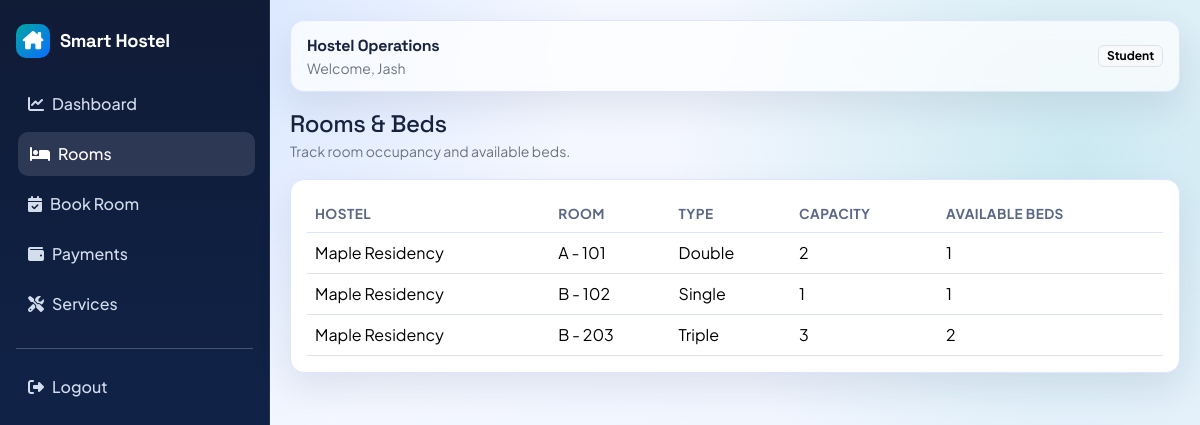
/rooms (signed in), run on the app's committed database.
### accounts/models.py (models this page shows, shortened)
class User(AbstractUser):
	ROLE_ADMIN = "admin"
	ROLE_STUDENT = "student"
	ROLE_CHOICES = [
		(ROLE_ADMIN, "Admin"),
		(ROLE_STUDENT, "Student"),
	]
	role = models.CharField(max_length=20, choices=ROLE_CHOICES, default=ROLE_STUDENT)

### hostel/models.py (models this page shows, shortened)
class Room(models.Model):
	TYPE_SINGLE = "single"
	TYPE_DOUBLE = "double"
	TYPE_TRIPLE = "triple"
	TYPE_DORM = "dorm"
	ROOM_TYPE_CHOICES = [
		(TYPE_SINGLE, "Single"),
		(TYPE_DOUBLE, "Double"),
		(TYPE_TRIPLE, "Triple"),
		(TYPE_DORM, "Dorm"),
	]
	hostel = models.ForeignKey(Hostel, on_delete=models.CASCADE, related_name="rooms")
	room_number = models.CharField(max_length=30)
	room_type = models.CharField(max_length=20, choices=ROOM_TYPE_CHOICES)
	capacity = models.PositiveIntegerField()
	available_beds = models.IntegerField(default=0)
	class Meta:
		ordering = ["room_number"]
		unique_together = ("hostel", "room_number")

class Hostel(models.Model):
	name = models.CharField(max_length=120)
	location = models.CharField(max_length=255)
	created_at = models.DateTimeField(auto_now_add=True)
	class Meta:
		ordering = ["name"]

### hostel/views.py (the view)
# urls.py: path("rooms", room_list_view, name="rooms"),
@login_required
def room_list_view(request):
	rooms = Room.objects.select_related("hostel")
	return render(request, "hostel/rooms.html", {"rooms": rooms})

### templates/hostel/rooms.html (shortened to what this page needs)
{% extends "base.html" %}
{% block content %}
<div class="d-flex justify-content-between align-items-center mb-3">
    <div>
        <h4 class="mb-0">Rooms & Beds</h4>
        <small class="text-secondary">Track room occupancy and available beds.</small>
    </div>
</div>
<div class="card card-soft">
    <div class="card-body">
        <div class="table-responsive">
            <table class="table align-middle mb-0">
                <thead>
                <tr>
                    <th>Hostel</th>
                    <th>Room</th>
                    <th>Type</th>
                    <th>Capacity</th>
                    <th>Available Beds</th>
                </tr>
                </thead>
                <tbody>
                {% for room in rooms %}
                <tr>
                    <td>{{ room.hostel.name }}</td>
                    <td>{{ room.room_number }}</td>
                    <td>{{ room.get_room_type_display }}</td>
                    <td>{{ room.capacity }}</td>
                    <td>{{ room.available_beds }}</td>
                </tr>
                {% empty %}
                <tr><td colspan="5" class="text-center text-secondary py-4">No rooms found.</td></tr>
                {% endfor %}
                </tbody>
            </table>
        </div>
    </div>
</div>
{% endblock %}

### templates/base.html (shortened to what this page needs)
{% load static %}
<!doctype html>
<html lang="en">
<head>
    <link href="https://cdn.jsdelivr.net/npm/bootstrap@5.3.3/dist/css/bootstrap.min.css" rel="stylesheet">
    <link href="https://cdnjs.cloudflare.com/ajax/libs/font-awesome/6.5.2/css/all.min.css" rel="stylesheet">
    <link href="{% static 'css/app.css' %}" rel="stylesheet">
</head>
<body>
{% if user.is_authenticated %}
<div class="shell">
    <aside class="sidebar">
        <a class="brand" href="{% url 'accounts:dashboard' %}">
            <span class="brand-badge"><i class="fa-solid fa-house-chimney"></i></span>
            <span class="brand-font">Smart Hostel</span>
        </a>
        <nav class="nav flex-column">
            <a class="nav-link" href="{% url 'accounts:dashboard' %}"><i class="fa-solid fa-chart-line me-2"></i>Dashboard</a>
            <a class="nav-link" href="{% url 'hostel:rooms' %}"><i class="fa-solid fa-bed me-2"></i>Rooms</a>
            <a class="nav-link" href="{% url 'bookings:book_room' %}"><i class="fa-solid fa-calendar-check me-2"></i>Book Room</a>
            <a class="nav-link" href="{% url 'payments:list' %}"><i class="fa-solid fa-wallet me-2"></i>Payments</a>
            <a class="nav-link" href="{% url 'services:list' %}"><i class="fa-solid fa-screwdriver-wrench me-2"></i>Services</a>
        </nav>
        <hr class="border-light-subtle my-3">
        <a class="nav-link" href="{% url 'accounts:logout' %}"><i class="fa-solid fa-right-from-bracket me-2"></i>Logout</a>
    </aside>
    <main class="main">
        <div class="topbar">
            <div>
                <strong class="brand-font">Hostel Operations</strong>
                <div class="small text-secondary">Welcome, {{ request.user.first_name|default:request.user.username }}</div>
            </div>
            <span class="badge text-bg-light border">{{ request.user.get_role_display }}</span>
        </div>
        {% block content %}{% endblock %}
    </main>
</div>
{% else %}
<div class="auth-wrap">
    {% block auth_content %}{% endblock %}
</div>
{% endif %}
</body>
</html>

### static/css/app.css (style rules this page uses)
:root { --bg-1: #f7f9ff; --bg-2: #eef3ff; --surface: #ffffff; --ink-1: #18233f; --ink-2: #5b6787; --brand: #0d6efd; --brand-2: #00a6a6; --accent: #ff8a00; --line: #dde5ff; --shadow: 0 15px 35px rgba(24, 35, 63, 0.09); }
* { box-sizing: border-box; }
body { margin: 0; font-family: "Plus Jakarta Sans", sans-serif; color: var(--ink-1); background: radial-gradient(circle at 10% 0%, rgba(13, 110, 253, 0.16), transparent 35%), radial-gradient(circle at 90% 20%, rgba(0, 166, 166, 0.16), transparent 32%), linear-gradient(140deg, var(--bg-1), var(--bg-2)); min-height: 100vh; }
h1, h2, h3, h4, h5, h6, .brand-font { font-family: "Space Grotesk", sans-serif; letter-spacing: -0.02em; }
.shell { display: grid; grid-template-columns: 270px 1fr; min-height: 100vh; }
.sidebar { background: linear-gradient(180deg, #101b36, #0f2956); color: #f7fbff; padding: 24px 16px; position: sticky; top: 0; height: 100vh; border-right: 1px solid rgba(255, 255, 255, 0.08); }
.brand { display: flex; align-items: center; gap: 10px; font-weight: 700; font-size: 1.15rem; margin-bottom: 24px; color: #fff; text-decoration: none; }
.brand-badge { width: 34px; height: 34px; border-radius: 10px; display: grid; place-items: center; background: linear-gradient(135deg, #00a6a6, #0d6efd); }
.sidebar .nav-link { color: rgba(233, 242, 255, 0.9); border-radius: 10px; padding: 10px 12px; margin-bottom: 6px; font-weight: 500; transition: 0.2s ease; }
.sidebar .nav-link:hover, .sidebar .nav-link.active { background: rgba(255, 255, 255, 0.12); color: #fff; transform: translateX(2px); }
.main { padding: 20px; animation: fadeUp 0.45s ease; }
.topbar { background: rgba(255, 255, 255, 0.72); backdrop-filter: blur(8px); border: 1px solid var(--line); border-radius: 14px; padding: 12px 16px; display: flex; align-items: center; justify-content: space-between; box-shadow: var(--shadow); margin-bottom: 18px; }
.card-soft { border: 1px solid var(--line); border-radius: 14px; background: var(--surface); box-shadow: var(--shadow); }
.table thead th { border-bottom: 1px solid #dce5ff; color: var(--ink-2); font-size: 0.85rem; text-transform: uppercase; letter-spacing: 0.03em; }

### data on the page
User: user.first_name "Jash", user.role "Student"
Room: hostel.name "Maple Residency", room_number "A - 101", room_type "Double", capacity "2", available_beds "1"
Room: hostel.name "Maple Residency", room_number "B - 102", room_type "Single", capacity "1", available_beds "1"
Room: hostel.name "Maple Residency", room_number "B - 203", room_type "Triple", capacity "3", available_beds "2"
